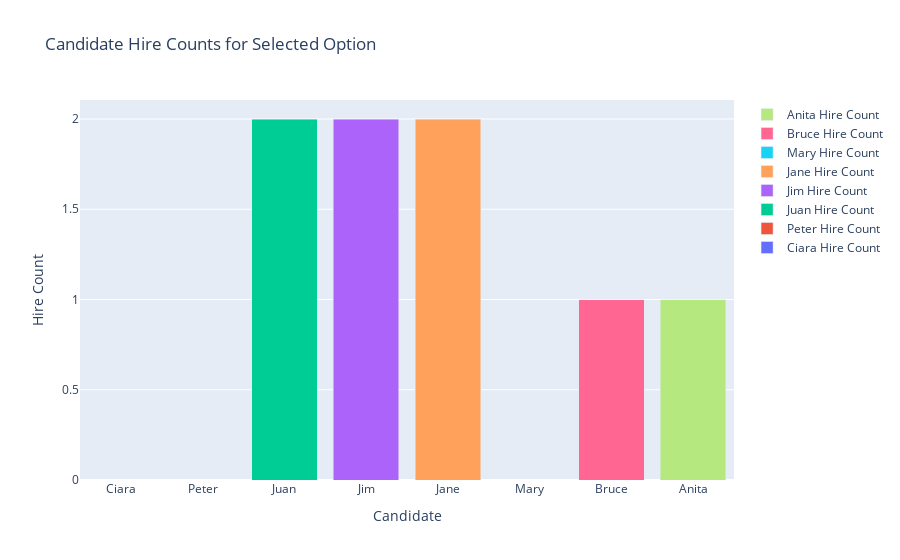
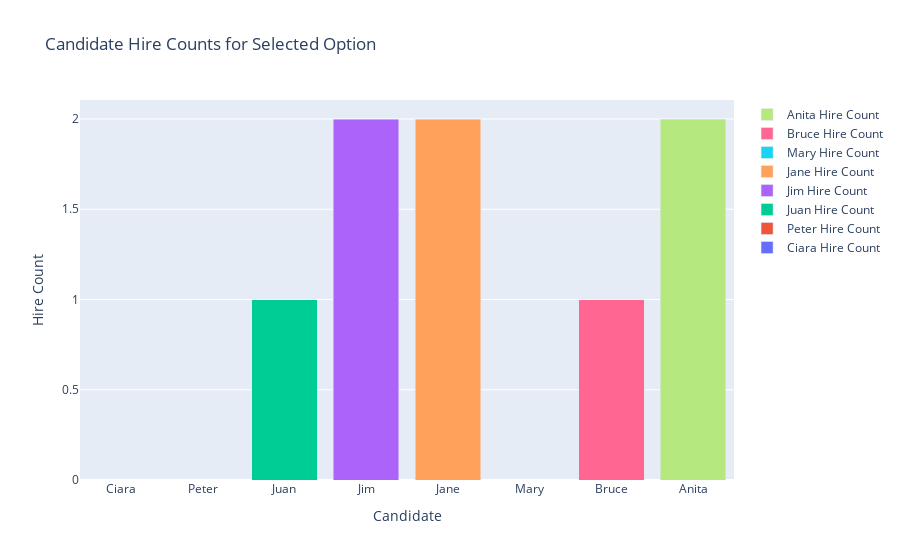
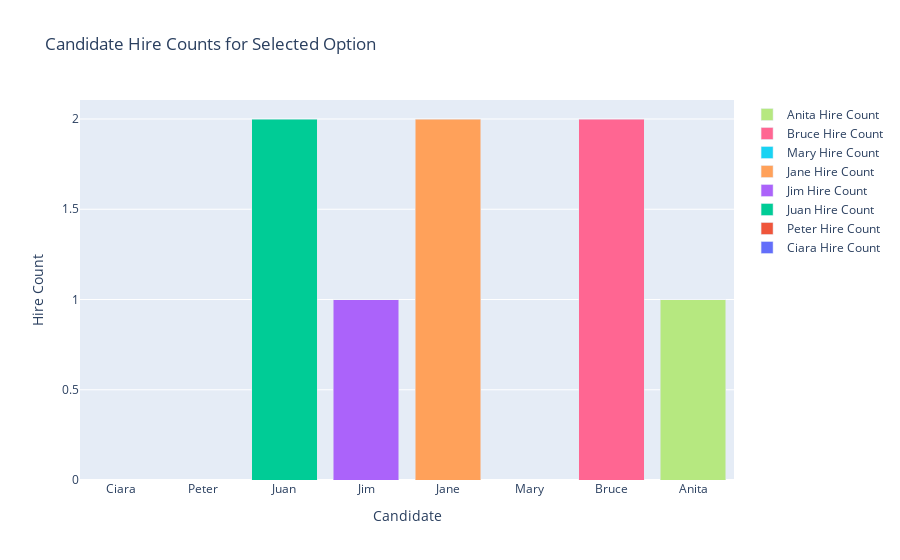
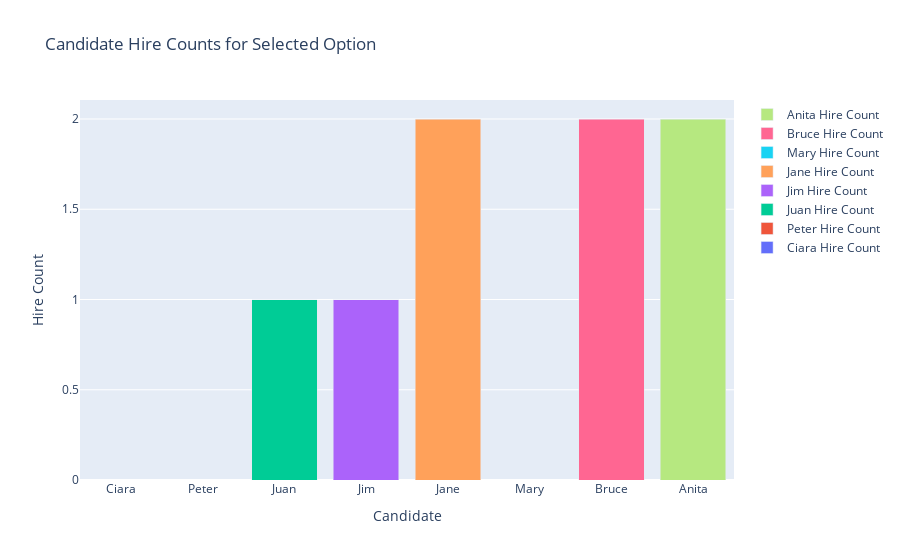

The notebook cell these images were saved under, in order:
### Code cell
def show_solutions_gui(options, candidate_hire_count):
    root = tk.Tk()
    root.title("Constraint Problem Solutions")

    # Function to format option for display
    def format_option(option):
        formatted_option = ""
        for role, candidate in option.items():
            formatted_option += f"Role {role}: {candidate}\n"
        return formatted_option

    # Listbox to display options
    listbox = tk.Listbox(root, selectmode=tk.SINGLE)
    listbox.pack(pady=10)

    for i, option in enumerate(options):
        formatted_option = format_option(option)
        listbox.insert(tk.END, formatted_option)

    # Label for candidate hire counts
    hire_counts_label = tk.Label(root, text="Candidate Hire Counts:")
    hire_counts_label.pack(pady=10)

    # Function to update chart on listbox selection
    def update_chart(selected_option_index):
        if not selected_option_index:
            return

        selected_option = candidate_hire_count[selected_option_index[0]]

        fig = go.Figure()
        for candidate, count in selected_option.items():
            fig.add_trace(go.Bar(x=[candidate], y=[count], name=f'{candidate} Hire Count'))

        fig.update_layout(
            title='Candidate Hire Counts for Selected Option',
            xaxis_title='Candidate',
            yaxis_title='Hire Count',
            barmode='stack'
        )

        fig.show()

    listbox.bind("<ButtonRelease-1>", lambda event: update_chart(listbox.curselection()))

    root.mainloop()

# Display solutions and candidate hire counts in GUI
show_solutions_gui(options, candidate_hire_count)

### Figure 1 — Plotly figure (JSON) as saved in the notebook; plotly's stock layout.template omitted (floating-point values rounded to 4 significant figures)
{"data": [{"name": "Ciara Hire Count", "type": "bar", "x": ["Ciara"], "y": [0]}, {"name": "Peter Hire Count", "type": "bar", "x": ["Peter"], "y": [0]}, {"name": "Juan Hire Count", "type": "bar", "x": ["Juan"], "y": [2]}, {"name": "Jim Hire Count", "type": "bar", "x": ["Jim"], "y": [2]}, {"name": "Jane Hire Count", "type": "bar", "x": ["Jane"], "y": [2]}, {"name": "Mary Hire Count", "type": "bar", "x": ["Mary"], "y": [0]}, {"name": "Bruce Hire Count", "type": "bar", "x": ["Bruce"], "y": [1]}, {"name": "Anita Hire Count", "type": "bar", "x": ["Anita"], "y": [1]}], "layout": {"barmode": "stack", "title": {"text": "Candidate Hire Counts for Selected Option"}, "xaxis": {"title": {"text": "Candidate"}}, "yaxis": {"title": {"text": "Hire Count"}}}}

### Figure 2 — Plotly figure (JSON) as saved in the notebook; plotly's stock layout.template omitted (floating-point values rounded to 4 significant figures)
{"data": [{"name": "Ciara Hire Count", "type": "bar", "x": ["Ciara"], "y": [0]}, {"name": "Peter Hire Count", "type": "bar", "x": ["Peter"], "y": [0]}, {"name": "Juan Hire Count", "type": "bar", "x": ["Juan"], "y": [1]}, {"name": "Jim Hire Count", "type": "bar", "x": ["Jim"], "y": [2]}, {"name": "Jane Hire Count", "type": "bar", "x": ["Jane"], "y": [2]}, {"name": "Mary Hire Count", "type": "bar", "x": ["Mary"], "y": [0]}, {"name": "Bruce Hire Count", "type": "bar", "x": ["Bruce"], "y": [1]}, {"name": "Anita Hire Count", "type": "bar", "x": ["Anita"], "y": [2]}], "layout": {"barmode": "stack", "title": {"text": "Candidate Hire Counts for Selected Option"}, "xaxis": {"title": {"text": "Candidate"}}, "yaxis": {"title": {"text": "Hire Count"}}}}

### Figure 3 — Plotly figure (JSON) as saved in the notebook; plotly's stock layout.template omitted (floating-point values rounded to 4 significant figures)
{"data": [{"name": "Ciara Hire Count", "type": "bar", "x": ["Ciara"], "y": [0]}, {"name": "Peter Hire Count", "type": "bar", "x": ["Peter"], "y": [0]}, {"name": "Juan Hire Count", "type": "bar", "x": ["Juan"], "y": [2]}, {"name": "Jim Hire Count", "type": "bar", "x": ["Jim"], "y": [1]}, {"name": "Jane Hire Count", "type": "bar", "x": ["Jane"], "y": [2]}, {"name": "Mary Hire Count", "type": "bar", "x": ["Mary"], "y": [0]}, {"name": "Bruce Hire Count", "type": "bar", "x": ["Bruce"], "y": [2]}, {"name": "Anita Hire Count", "type": "bar", "x": ["Anita"], "y": [1]}], "layout": {"barmode": "stack", "title": {"text": "Candidate Hire Counts for Selected Option"}, "xaxis": {"title": {"text": "Candidate"}}, "yaxis": {"title": {"text": "Hire Count"}}}}

### Figure 4 — Plotly figure (JSON) as saved in the notebook; plotly's stock layout.template omitted (floating-point values rounded to 4 significant figures)
{"data": [{"name": "Ciara Hire Count", "type": "bar", "x": ["Ciara"], "y": [0]}, {"name": "Peter Hire Count", "type": "bar", "x": ["Peter"], "y": [0]}, {"name": "Juan Hire Count", "type": "bar", "x": ["Juan"], "y": [1]}, {"name": "Jim Hire Count", "type": "bar", "x": ["Jim"], "y": [1]}, {"name": "Jane Hire Count", "type": "bar", "x": ["Jane"], "y": [2]}, {"name": "Mary Hire Count", "type": "bar", "x": ["Mary"], "y": [0]}, {"name": "Bruce Hire Count", "type": "bar", "x": ["Bruce"], "y": [2]}, {"name": "Anita Hire Count", "type": "bar", "x": ["Anita"], "y": [2]}], "layout": {"barmode": "stack", "title": {"text": "Candidate Hire Counts for Selected Option"}, "xaxis": {"title": {"text": "Candidate"}}, "yaxis": {"title": {"text": "Hire Count"}}}}
